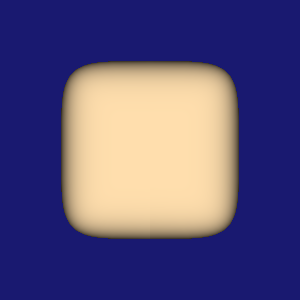

Write Python code to recreate this figure.
#!/usr/bin/env python

# Render a single vtkParametricSuperEllipsoid surface, centered and
# normalized to fit the viewport.

# Factory overrides: importing these modules registers the OpenGL rendering
# and interaction style implementations for vtkRenderingCore factory classes.
import vtkmodules.vtkInteractionStyle  # noqa: F401
import vtkmodules.vtkRenderingOpenGL2  # noqa: F401
# VTK pipeline classes used in this example
from vtkmodules.vtkCommonComputationalGeometry import vtkParametricSuperEllipsoid
from vtkmodules.vtkFiltersSources import vtkParametricFunctionSource
from vtkmodules.vtkRenderingCore import (
    vtkActor,
    vtkPolyDataMapper,
    vtkRenderWindow,
    vtkRenderWindowInteractor,
    vtkRenderer,
)

# Colors (normalized RGB)
navajo_white_rgb = (1.0, 0.871, 0.678)
midnight_blue_rgb = (0.098, 0.098, 0.439)

# Parametric function: define the super-ellipsoid surface with custom exponents
parametric_fn = vtkParametricSuperEllipsoid()
parametric_fn.SetN1(0.5)
parametric_fn.SetN2(0.4)

# Source: sample the parametric function to produce polygonal output
source = vtkParametricFunctionSource()
source.SetParametricFunction(parametric_fn)
source.SetUResolution(51)
source.SetVResolution(51)
source.SetWResolution(51)
source.Update()

# Normalize: scale and center the surface to fit the viewport
bounds = source.GetOutput().GetBounds()
max_dim = max(bounds[1] - bounds[0], bounds[3] - bounds[2], bounds[5] - bounds[4])
scale = 3.0 / max_dim if max_dim > 0 else 1.0
cx = (bounds[0] + bounds[1]) / 2.0
cy = (bounds[2] + bounds[3]) / 2.0
cz = (bounds[4] + bounds[5]) / 2.0

# Mapper: map polygon data to graphics primitives
mapper = vtkPolyDataMapper()
mapper.SetInputConnection(source.GetOutputPort())
# Actor: position and scale the mapped geometry
actor = vtkActor()
actor.SetMapper(mapper)
actor.GetProperty().SetColor(navajo_white_rgb)
actor.SetScale(scale, scale, scale)
actor.SetPosition(-cx * scale, -cy * scale, -cz * scale)

# Renderer: assemble the scene and configure the camera
renderer = vtkRenderer()
renderer.AddActor(actor)
renderer.SetBackground(midnight_blue_rgb)

# Window
render_window = vtkRenderWindow()
render_window.AddRenderer(renderer)
render_window.SetWindowName("parametric object super ellipsoid")
render_window.SetMultiSamples(0)
render_window.SetSize(300, 300)

# Interactor
render_window_interactor = vtkRenderWindowInteractor()
render_window_interactor.SetRenderWindow(render_window)

# Scene: configure the camera
renderer.ResetCamera()

render_window_interactor.Initialize()
render_window_interactor.Start()
